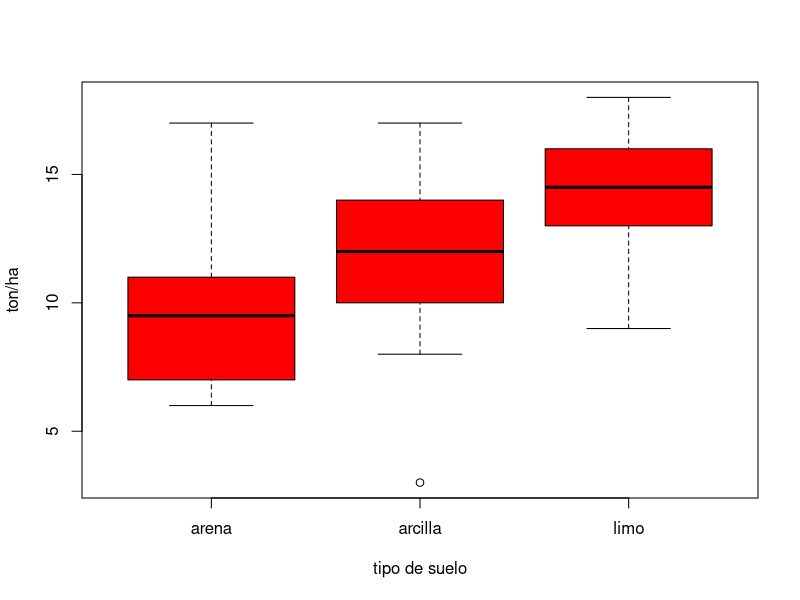
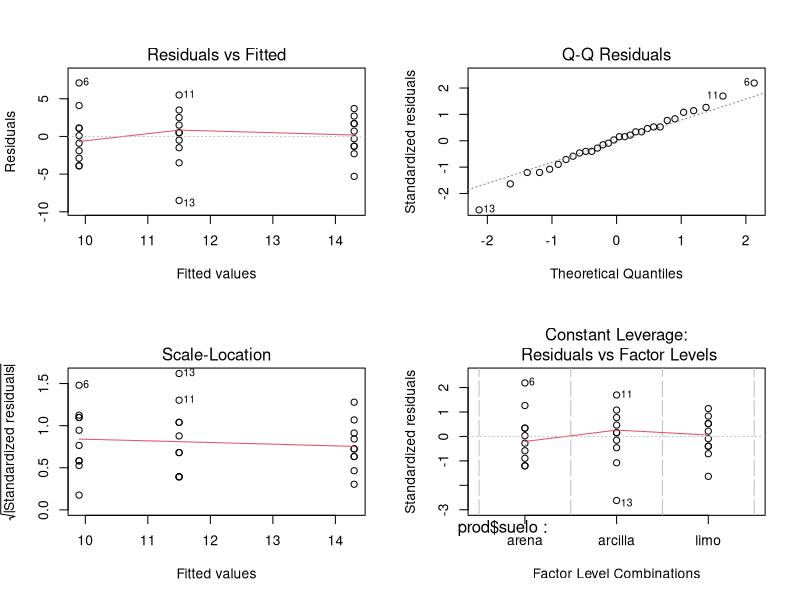
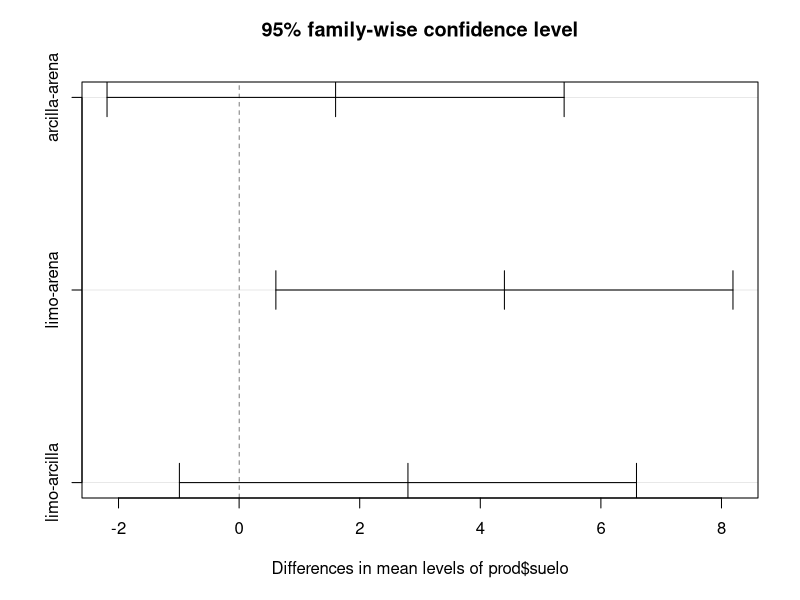

Write the R code that produced these figures, in order. (Note: this script raises an error after producing the figures.)
# Adrian Botello Montoya 
# 07/08/19
# Clase 5


arena <- c(6, 10, 8, 6, 14, 17, 9, 11, 7, 11)
arcilla <- c(17, 15, 3, 11, 14, 12, 12, 8, 10, 13)
limo <- c(13, 16, 9, 12, 15, 16, 17, 13, 18, 14)


y.ton <- c(arena, arcilla, limo)

suelo <-gl(3, 10, 30, labels=c("arena", "arcilla", "limo"))
prod <- data.frame(suelo, y.ton)
head(prod)


tapply(prod$y.ton, prod$suelo, mean)
tapply(prod$y.ton, prod$suelo, var)



# pruebas de varianza -----------------------------------------------------


shapiro.test(prod$y.ton)
# los ddatos provienen de una distribucion normal

bartlett.test(prod$y.ton, prod$suelo)

# para determinar la homeginedad de varaianzas


# visualizacion de los datos  ---------------------------------------------

boxplot(prod$y.ton ~ prod$suelo, xlab = "tipo de suelo", ylab = "ton/ha", col="red")

aov.suelo <- aov(prod$y.ton ~ prod$suelo)
aov.suelo
summary(aov.suelo)


par(mfrow=c(2,2))
plot(aov(prod$y.ton ~ prod$suelo))
par(mfrow=c(1,1))


TukeyHSD(aov.suelo, conf.level = 0.95)

plot(TukeyHSD(aov.suelo))
summary.lm(aov.suelo)

# el analisis de varianza es significativo

# H° que la produccion en toneladas de ceral es el mismo
# en los tres tipos de suelo.

# H1 que al menos uno de los tratamientos es diferente 
pol
